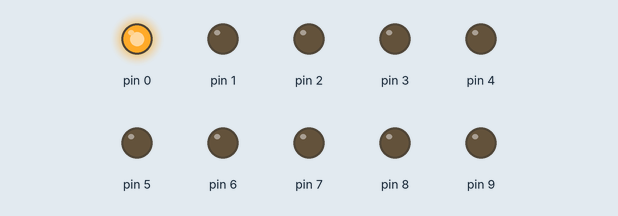
Recording of a sketch running on a simulated Arduino Uno, built with avr-gcc and run on an emulated ATmega328P. On the bench: output pins drawn as LEDs (lit = HIGH).

Above: at 0.2 s.
At 1.2 s:
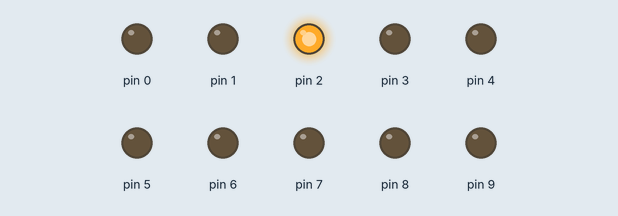
At 1.7 s:
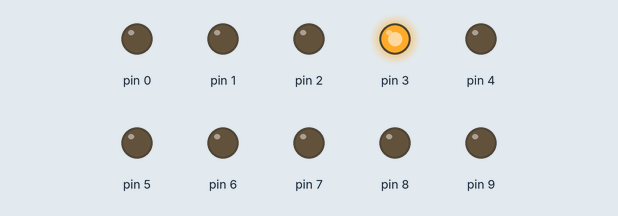
At 2.2 s:
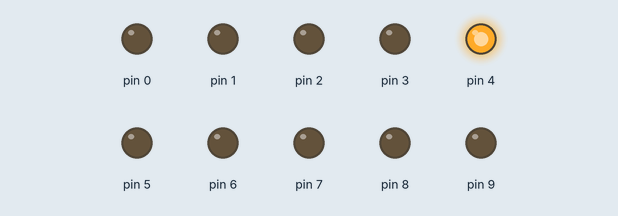
At 3.2 s:
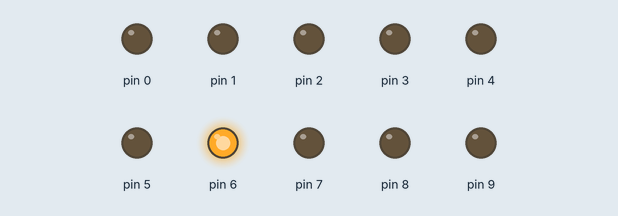
At 4.7 s:
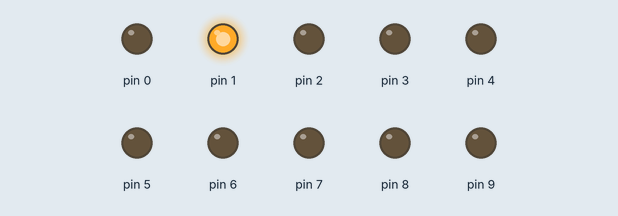
Timing chart, 0 to 5.2 s (numbered marks = the images above):
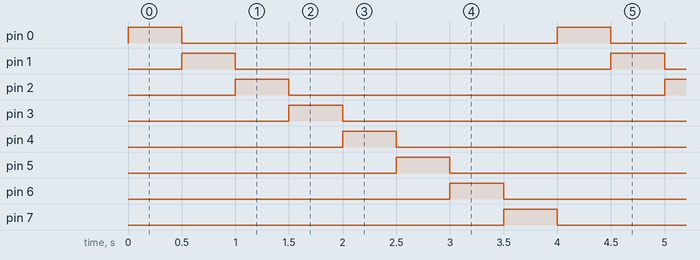

The sketch:

week1_ex1.ino
```cpp
unsigned int a=0b000000001;
void setup()
{
  DDRD = 0b11111111;
  DDRB = 0b00000011;
}
void loop()
{
  PORTD = a;
  if (a==0b10000000)
  {
  a=0b00000001;
    delay(500);
    PORTD = a;
  }
  delay(500);
  a=a<<1;
}
```

Measured:
- by itself, pin 0–7: alternates HIGH for 0.50 s and LOW for 3.5 s
- by itself, everything shown: repeats every 4.0 s, in 8 steps
